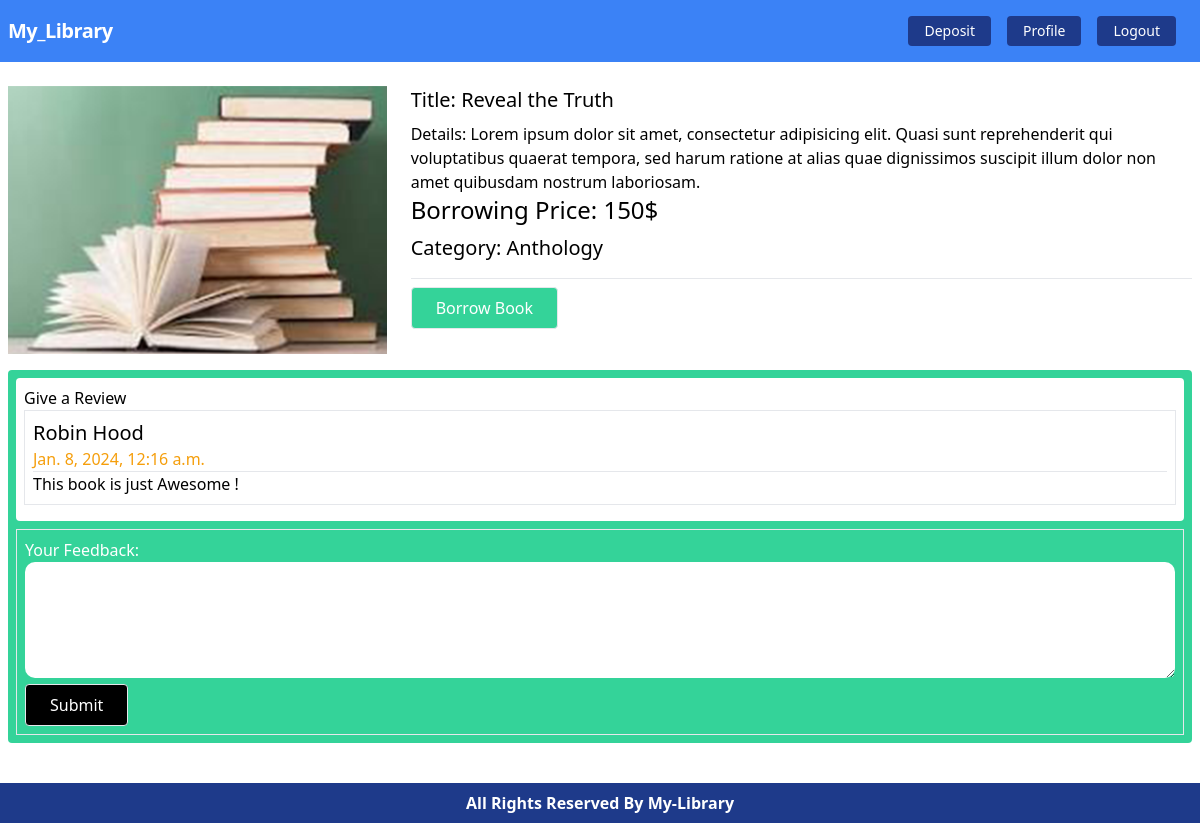
The page /book/book-details/2 (signed in) on the database its author committed.
### Books/models.py (models this page shows, shortened)
class Book(models.Model):
    image = models.ImageField(upload_to='books/media/images/')
    title = models.CharField(max_length = 45)
    description = models.TextField()
    borrowing_price = models.IntegerField()
    category = models.ForeignKey(BookCategory, on_delete=models.CASCADE)

class BookCategory(models.Model):
    name = models.CharField(max_length=30)
    slug = models.SlugField(max_length=80)
    def __str__(self):
        return self.name

class Review(models.Model):
    book = models.ForeignKey(Book, on_delete=models.CASCADE, related_name='feedbacks')
    name = models.CharField(max_length=20, blank=True)
    body = models.TextField(verbose_name='Your Feedback')
    created_on = models.DateTimeField(default=datetime.now())

### Books/views.py (the view, shortened to what this page needs)
# urls.py: path('book-details/<int:id>', BookDetails.as_view(), name='bookDetails')
class BookDetails(DetailView):
    model = Book
    template_name = 'book/bookDetails.html'
    pk_url_kwarg = 'id'
    def get_context_data(self, **kwargs):
        context = super().get_context_data(**kwargs)
        all_feedback = self.object.feedbacks.all()
        review_form = FeedbackForm()
        context['reviews'] = all_feedback
        context['review_form'] = review_form
        return context

### Books/forms.py
class FeedbackForm(forms.ModelForm):
    class Meta:
        model = Review
        fields = ['body']
        widgets= {
          'body': forms.Textarea(attrs={'rows': 4})
        }

### Books/templates/book/bookDetails.html (shortened to what this page needs)
{% extends 'base.html' %}
{% load static %}
{% block content %}
<div class="book-card pt-2">
    <div class="md:grid grid-cols-3 gap-6">
        <div>
            <img src={{book.image.url}} alt="book" class="w-full">
        </div>
        <div class="col-span-2">
            <p class="text-xl pb-2">Title: {{book.title}}</p>
            <p>Details: {{book.description}}</p>
            <p class="text-2xl pb-2">Borrowing Price: {{book.borrowing_price}}$</p>
            <p class="text-xl pb-2">Category: {{book.category}}</p>
            <hr class="my-2">
            {% if user.is_authenticated %}
            <a href="{% url 'borrowBook' book.id %}"
                class="rounded text-white hover:bg-green-500 border bg-green-400 px-6 py-2 inline-block">
                Borrow Book
            </a>
            {% else %}
            <button class="rounded text-white bg-blue-400 px-6 py-2 inline-block">Borrow
                Book
            </button>
            <p style="font-size: 12px;">Please Login to Borrow</p>
            {% endif %}
        </div>
    </div>
    <div class="rounded bg-green-400 p-2 mt-4">
        <div class="rounded p-2 bg-white">
            <p>Give a Review</p>
            {% for review in reviews %}
            <div class="border p-2 mb-2">
                <h3 class="text-xl">{{review.name}}</h3>
                <p class="text-yellow-500">{{review.created_on}}</p>
                <hr>
                <p>{{review.body}}</p>
            </div>
            {% endfor %}
        </div>
        <div class="mt-2 p-2 border">
            <form method="POST">
                {{review_form}}
                <br>
                <button type="submit"
                    class="rounded text-white bg-black border hover:bg-green-400 px-6 py-2 inline-block">
                    Submit
                </button>
            </form>
        </div>
    </div>
</div>
{% endblock %}

### Core/templates/base.html (style rules this page uses)
input, label { width: 100% !important; }

### Books/templates/book/bookDetails.html (style rules this page uses)
textarea { width: 100%; border-radius: 10px; padding: 10px; }
label { color: #fff; }

### rows shown on the page
Book: image (picture), title "Reveal the Truth", description "Lorem ipsum dolor sit amet, consectetur adipisicing elit. Quasi sunt reprehenderit qui voluptatibus quaerat tempora, sed harum ratione at alias quae dignissimos suscipit illum dolor non amet quibusdam nostrum laboriosam.", borrowing_price "150", category "Anthology"
Review: name "Robin Hood", created_on "Jan. 8, 2024, 12:16 a.m.", body "This book is just Awesome !"
